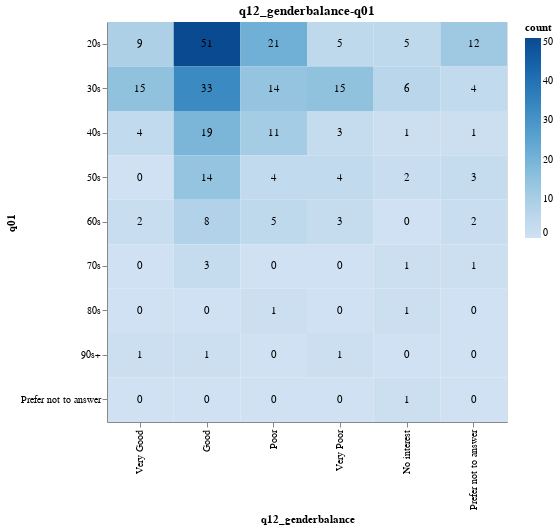
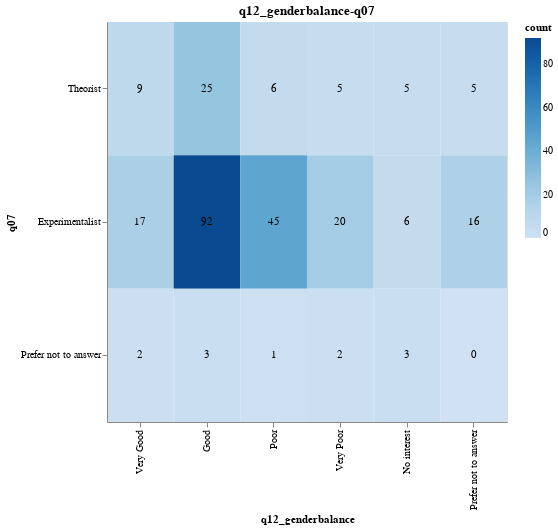
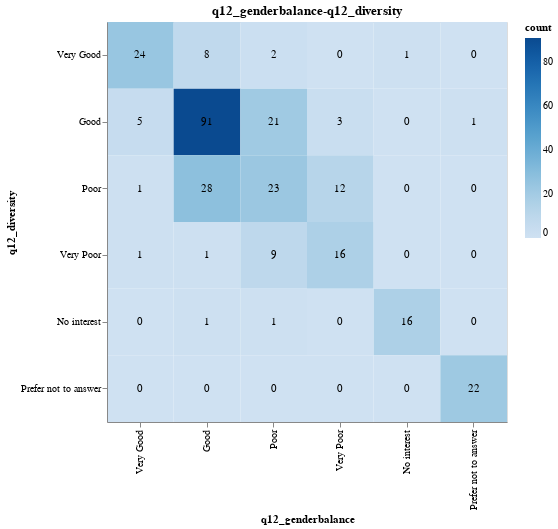
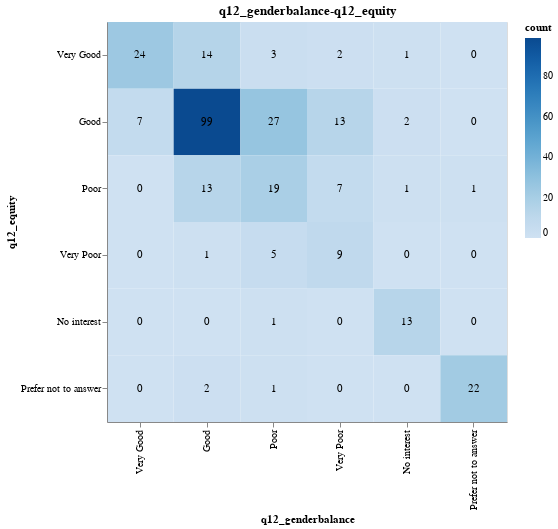

The cell these charts' notebook holds for them, in order:
### Code cell
for name, hm in heatmaps.items():
    if name in list(p005.questions):
        hm.properties(
            title=name,
            width=400,
            height=400,
        ).display()

### Figure 1 — Vega-Lite specification as saved in the notebook (floating-point values rounded to 4 significant figures)
{"config": {"view": {"continuousWidth": 300, "continuousHeight": 300}}, "layer": [{"mark": {"type": "rect"}, "encoding": {"color": {"field": "count", "scale": {"scheme": "blues"}, "type": "quantitative"}, "x": {"field": "q12_genderbalance", "sort": ["Very Good", "Good", "Poor", "Very Poor", "No interest", "Prefer not to answer"], "type": "ordinal"}, "y": {"field": "q01", "sort": ["10s", "20s", "30s", "40s", "50s", "60s", "70s", "80s", "90s+", "Prefer not to answer"], "type": "ordinal"}}}, {"mark": {"type": "text"}, "encoding": {"text": {"field": "count", "type": "quantitative"}, "x": {"field": "q12_genderbalance", "sort": ["Very Good", "Good", "Poor", "Very Poor", "No interest", "Prefer not to answer"], "type": "ordinal"}, "y": {"field": "q01", "sort": ["10s", "20s", "30s", "40s", "50s", "60s", "70s", "80s", "90s+", "Prefer not to answer"], "type": "ordinal"}}}], "data": {"name": "data-2119cebdae2888884273099186cd9652"}, "height": 400, "title": "q12_genderbalance-q01", "width": 400, "$schema": "https://vega.github.io/schema/vega-lite/v5.8.0.json", "datasets": {"data-2119cebdae2888884273099186cd9652": [{"q12_genderbalance": "Very Good", "q01": "20s", "count": 9}, {"q12_genderbalance": "Good", "q01": "20s", "count": 51}, {"q12_genderbalance": "Poor", "q01": "20s", "count": 21}, {"q12_genderbalance": "Very Poor", "q01": "20s", "count": 5}, {"q12_genderbalance": "No interest", "q01": "20s", "count": 5}, {"q12_genderbalance": "Prefer not to answer", "q01": "20s", "count": 12}, {"q12_genderbalance": "Very Good", "q01": "30s", "count": 15}, {"q12_genderbalance": "Good", "q01": "30s", "count": 33}, {"q12_genderbalance": "Poor", "q01": "30s", "count": 14}, {"q12_genderbalance": "Very Poor", "q01": "30s", "count": 15}, {"q12_genderbalance": "No interest", "q01": "30s", "count": 6}, {"q12_genderbalance": "Prefer not to answer", "q01": "30s", "count": 4}, {"q12_genderbalance": "Very Good", "q01": "40s", "count": 4}, {"q12_genderbalance": "Good", "q01": "40s", "count": 19}, {"q12_genderbalance": "Poor", "q01": "40s", "count": 11}, {"q12_genderbalance": "Very Poor", "q01": "40s", "count": 3}, {"q12_genderbalance": "No interest", "q01": "40s", "count": 1}, {"q12_genderbalance": "Prefer not to answer", "q01": "40s", "count": 1}, {"q12_genderbalance": "Very Good", "q01": "50s", "count": 0}, {"q12_genderbalance": "Good", "q01": "50s", "count": 14}, {"q12_genderbalance": "Poor", "q01": "50s", "count": 4}, {"q12_genderbalance": "Very Poor", "q01": "50s", "count": 4}, {"q12_genderbalance": "No interest", "q01": "50s", "count": 2}, {"q12_genderbalance": "Prefer not to answer", "q01": "50s", "count": 3}, {"q12_genderbalance": "Very Good", "q01": "60s", "count": 2}, {"q12_genderbalance": "Good", "q01": "60s", "count": 8}, {"q12_genderbalance": "Poor", "q01": "60s", "count": 5}, {"q12_genderbalance": "Very Poor", "q01": "60s", "count": 3}, {"q12_genderbalance": "No interest", "q01": "60s", "count": 0}, {"q12_genderbalance": "Prefer not to answer", "q01": "60s", "count": 2}, {"q12_genderbalance": "Very Good", "q01": "70s", "count": 0}, {"q12_genderbalance": "Good", "q01": "70s", "count": 3}, {"q12_genderbalance": "Poor", "q01": "70s", "count": 0}, {"q12_genderbalance": "Very Poor", "q01": "70s", "count": 0}, {"q12_genderbalance": "No interest", "q01": "70s", "count": 1}, {"q12_genderbalance": "Prefer not to answer", "q01": "70s", "count": 1}, {"q12_genderbalance": "Very Good", "q01": "80s", "count": 0}, {"q12_genderbalance": "Good", "q01": "80s", "count": 0}, {"q12_genderbalance": "Poor", "q01": "80s", "count": 1}, {"q12_genderbalance": "Very Poor", "q01": "80s", "count": 0}, {"q12_genderbalance": "No interest", "q01": "80s", "count": 1}, {"q12_genderbalance": "Prefer not to answer", "q01": "80s", "count": 0}, {"q12_genderbalance": "Very Good", "q01": "90s+", "count": 1}, {"q12_genderbalance": "Good", "q01": "90s+", "count": 1}, {"q12_genderbalance": "Poor", "q01": "90s+", "count": 0}, {"q12_genderbalance": "Very Poor", "q01": "90s+", "count": 1}, {"q12_genderbalance": "No interest", "q01": "90s+", "count": 0}, {"q12_genderbalance": "Prefer not to answer", "q01": "90s+", "count": 0}, {"q12_genderbalance": "Very Good", "q01": "Prefer not to answer", "count": 0}, {"q12_genderbalance": "Good", "q01": "Prefer not to answer", "count": 0}, {"q12_genderbalance": "Poor", "q01": "Prefer not to answer", "count": 0}, {"q12_genderbalance": "Very Poor", "q01": "Prefer not to answer", "count": 0}, {"q12_genderbalance": "No interest", "q01": "Prefer not to answer", "count": 1}, {"q12_genderbalance": "Prefer not to answer", "q01": "Prefer not to answer", "count": 0}]}}

### Figure 2 — Vega-Lite specification as saved in the notebook (floating-point values rounded to 4 significant figures)
{"config": {"view": {"continuousWidth": 300, "continuousHeight": 300}}, "layer": [{"mark": {"type": "rect"}, "encoding": {"color": {"field": "count", "scale": {"scheme": "blues"}, "type": "quantitative"}, "x": {"field": "q12_genderbalance", "sort": ["Very Good", "Good", "Poor", "Very Poor", "No interest", "Prefer not to answer"], "type": "ordinal"}, "y": {"field": "q07", "sort": ["Theorist", "Experimentalist", "Prefer not to answer"], "type": "ordinal"}}}, {"mark": {"type": "text"}, "encoding": {"text": {"field": "count", "type": "quantitative"}, "x": {"field": "q12_genderbalance", "sort": ["Very Good", "Good", "Poor", "Very Poor", "No interest", "Prefer not to answer"], "type": "ordinal"}, "y": {"field": "q07", "sort": ["Theorist", "Experimentalist", "Prefer not to answer"], "type": "ordinal"}}}], "data": {"name": "data-ba8f02be116b63cb49d932846dc22ca6"}, "height": 400, "title": "q12_genderbalance-q07", "width": 400, "$schema": "https://vega.github.io/schema/vega-lite/v5.8.0.json", "datasets": {"data-ba8f02be116b63cb49d932846dc22ca6": [{"q12_genderbalance": "Very Good", "q07": "Theorist", "count": 9}, {"q12_genderbalance": "Good", "q07": "Theorist", "count": 25}, {"q12_genderbalance": "Poor", "q07": "Theorist", "count": 6}, {"q12_genderbalance": "Very Poor", "q07": "Theorist", "count": 5}, {"q12_genderbalance": "No interest", "q07": "Theorist", "count": 5}, {"q12_genderbalance": "Prefer not to answer", "q07": "Theorist", "count": 5}, {"q12_genderbalance": "Very Good", "q07": "Experimentalist", "count": 17}, {"q12_genderbalance": "Good", "q07": "Experimentalist", "count": 92}, {"q12_genderbalance": "Poor", "q07": "Experimentalist", "count": 45}, {"q12_genderbalance": "Very Poor", "q07": "Experimentalist", "count": 20}, {"q12_genderbalance": "No interest", "q07": "Experimentalist", "count": 6}, {"q12_genderbalance": "Prefer not to answer", "q07": "Experimentalist", "count": 16}, {"q12_genderbalance": "Very Good", "q07": "Prefer not to answer", "count": 2}, {"q12_genderbalance": "Good", "q07": "Prefer not to answer", "count": 3}, {"q12_genderbalance": "Poor", "q07": "Prefer not to answer", "count": 1}, {"q12_genderbalance": "Very Poor", "q07": "Prefer not to answer", "count": 2}, {"q12_genderbalance": "No interest", "q07": "Prefer not to answer", "count": 3}, {"q12_genderbalance": "Prefer not to answer", "q07": "Prefer not to answer", "count": 0}]}}

### Figure 3 — Vega-Lite specification as saved in the notebook (floating-point values rounded to 4 significant figures)
{"config": {"view": {"continuousWidth": 300, "continuousHeight": 300}}, "layer": [{"mark": {"type": "rect"}, "encoding": {"color": {"field": "count", "scale": {"scheme": "blues"}, "type": "quantitative"}, "x": {"field": "q12_genderbalance", "sort": ["Very Good", "Good", "Poor", "Very Poor", "No interest", "Prefer not to answer"], "type": "ordinal"}, "y": {"field": "q12_diversity", "sort": ["Very Good", "Good", "Poor", "Very Poor", "No interest", "Prefer not to answer"], "type": "ordinal"}}}, {"mark": {"type": "text"}, "encoding": {"text": {"field": "count", "type": "quantitative"}, "x": {"field": "q12_genderbalance", "sort": ["Very Good", "Good", "Poor", "Very Poor", "No interest", "Prefer not to answer"], "type": "ordinal"}, "y": {"field": "q12_diversity", "sort": ["Very Good", "Good", "Poor", "Very Poor", "No interest", "Prefer not to answer"], "type": "ordinal"}}}], "data": {"name": "data-bd0f9df1b18755aee0db60bfc91402a7"}, "height": 400, "title": "q12_genderbalance-q12_diversity", "width": 400, "$schema": "https://vega.github.io/schema/vega-lite/v5.8.0.json", "datasets": {"data-bd0f9df1b18755aee0db60bfc91402a7": [{"q12_genderbalance": "Very Good", "q12_diversity": "Very Good", "count": 24}, {"q12_genderbalance": "Good", "q12_diversity": "Very Good", "count": 8}, {"q12_genderbalance": "Poor", "q12_diversity": "Very Good", "count": 2}, {"q12_genderbalance": "Very Poor", "q12_diversity": "Very Good", "count": 0}, {"q12_genderbalance": "No interest", "q12_diversity": "Very Good", "count": 1}, {"q12_genderbalance": "Prefer not to answer", "q12_diversity": "Very Good", "count": 0}, {"q12_genderbalance": "Very Good", "q12_diversity": "Good", "count": 5}, {"q12_genderbalance": "Good", "q12_diversity": "Good", "count": 91}, {"q12_genderbalance": "Poor", "q12_diversity": "Good", "count": 21}, {"q12_genderbalance": "Very Poor", "q12_diversity": "Good", "count": 3}, {"q12_genderbalance": "No interest", "q12_diversity": "Good", "count": 0}, {"q12_genderbalance": "Prefer not to answer", "q12_diversity": "Good", "count": 1}, {"q12_genderbalance": "Very Good", "q12_diversity": "Poor", "count": 1}, {"q12_genderbalance": "Good", "q12_diversity": "Poor", "count": 28}, {"q12_genderbalance": "Poor", "q12_diversity": "Poor", "count": 23}, {"q12_genderbalance": "Very Poor", "q12_diversity": "Poor", "count": 12}, {"q12_genderbalance": "No interest", "q12_diversity": "Poor", "count": 0}, {"q12_genderbalance": "Prefer not to answer", "q12_diversity": "Poor", "count": 0}, {"q12_genderbalance": "Very Good", "q12_diversity": "Very Poor", "count": 1}, {"q12_genderbalance": "Good", "q12_diversity": "Very Poor", "count": 1}, {"q12_genderbalance": "Poor", "q12_diversity": "Very Poor", "count": 9}, {"q12_genderbalance": "Very Poor", "q12_diversity": "Very Poor", "count": 16}, {"q12_genderbalance": "No interest", "q12_diversity": "Very Poor", "count": 0}, {"q12_genderbalance": "Prefer not to answer", "q12_diversity": "Very Poor", "count": 0}, {"q12_genderbalance": "Very Good", "q12_diversity": "No interest", "count": 0}, {"q12_genderbalance": "Good", "q12_diversity": "No interest", "count": 1}, {"q12_genderbalance": "Poor", "q12_diversity": "No interest", "count": 1}, {"q12_genderbalance": "Very Poor", "q12_diversity": "No interest", "count": 0}, {"q12_genderbalance": "No interest", "q12_diversity": "No interest", "count": 16}, {"q12_genderbalance": "Prefer not to answer", "q12_diversity": "No interest", "count": 0}, {"q12_genderbalance": "Very Good", "q12_diversity": "Prefer not to answer", "count": 0}, {"q12_genderbalance": "Good", "q12_diversity": "Prefer not to answer", "count": 0}, {"q12_genderbalance": "Poor", "q12_diversity": "Prefer not to answer", "count": 0}, {"q12_genderbalance": "Very Poor", "q12_diversity": "Prefer not to answer", "count": 0}, {"q12_genderbalance": "No interest", "q12_diversity": "Prefer not to answer", "count": 0}, {"q12_genderbalance": "Prefer not to answer", "q12_diversity": "Prefer not to answer", "count": 22}]}}

### Figure 4 — Vega-Lite specification as saved in the notebook (floating-point values rounded to 4 significant figures)
{"config": {"view": {"continuousWidth": 300, "continuousHeight": 300}}, "layer": [{"mark": {"type": "rect"}, "encoding": {"color": {"field": "count", "scale": {"scheme": "blues"}, "type": "quantitative"}, "x": {"field": "q12_genderbalance", "sort": ["Very Good", "Good", "Poor", "Very Poor", "No interest", "Prefer not to answer"], "type": "ordinal"}, "y": {"field": "q12_equity", "sort": ["Very Good", "Good", "Poor", "Very Poor", "No interest", "Prefer not to answer"], "type": "ordinal"}}}, {"mark": {"type": "text"}, "encoding": {"text": {"field": "count", "type": "quantitative"}, "x": {"field": "q12_genderbalance", "sort": ["Very Good", "Good", "Poor", "Very Poor", "No interest", "Prefer not to answer"], "type": "ordinal"}, "y": {"field": "q12_equity", "sort": ["Very Good", "Good", "Poor", "Very Poor", "No interest", "Prefer not to answer"], "type": "ordinal"}}}], "data": {"name": "data-05822734cb00e1b23b20998fe8fe7c9c"}, "height": 400, "title": "q12_genderbalance-q12_equity", "width": 400, "$schema": "https://vega.github.io/schema/vega-lite/v5.8.0.json", "datasets": {"data-05822734cb00e1b23b20998fe8fe7c9c": [{"q12_genderbalance": "Very Good", "q12_equity": "Very Good", "count": 24}, {"q12_genderbalance": "Good", "q12_equity": "Very Good", "count": 14}, {"q12_genderbalance": "Poor", "q12_equity": "Very Good", "count": 3}, {"q12_genderbalance": "Very Poor", "q12_equity": "Very Good", "count": 2}, {"q12_genderbalance": "No interest", "q12_equity": "Very Good", "count": 1}, {"q12_genderbalance": "Prefer not to answer", "q12_equity": "Very Good", "count": 0}, {"q12_genderbalance": "Very Good", "q12_equity": "Good", "count": 7}, {"q12_genderbalance": "Good", "q12_equity": "Good", "count": 99}, {"q12_genderbalance": "Poor", "q12_equity": "Good", "count": 27}, {"q12_genderbalance": "Very Poor", "q12_equity": "Good", "count": 13}, {"q12_genderbalance": "No interest", "q12_equity": "Good", "count": 2}, {"q12_genderbalance": "Prefer not to answer", "q12_equity": "Good", "count": 0}, {"q12_genderbalance": "Very Good", "q12_equity": "Poor", "count": 0}, {"q12_genderbalance": "Good", "q12_equity": "Poor", "count": 13}, {"q12_genderbalance": "Poor", "q12_equity": "Poor", "count": 19}, {"q12_genderbalance": "Very Poor", "q12_equity": "Poor", "count": 7}, {"q12_genderbalance": "No interest", "q12_equity": "Poor", "count": 1}, {"q12_genderbalance": "Prefer not to answer", "q12_equity": "Poor", "count": 1}, {"q12_genderbalance": "Very Good", "q12_equity": "Very Poor", "count": 0}, {"q12_genderbalance": "Good", "q12_equity": "Very Poor", "count": 1}, {"q12_genderbalance": "Poor", "q12_equity": "Very Poor", "count": 5}, {"q12_genderbalance": "Very Poor", "q12_equity": "Very Poor", "count": 9}, {"q12_genderbalance": "No interest", "q12_equity": "Very Poor", "count": 0}, {"q12_genderbalance": "Prefer not to answer", "q12_equity": "Very Poor", "count": 0}, {"q12_genderbalance": "Very Good", "q12_equity": "No interest", "count": 0}, {"q12_genderbalance": "Good", "q12_equity": "No interest", "count": 0}, {"q12_genderbalance": "Poor", "q12_equity": "No interest", "count": 1}, {"q12_genderbalance": "Very Poor", "q12_equity": "No interest", "count": 0}, {"q12_genderbalance": "No interest", "q12_equity": "No interest", "count": 13}, {"q12_genderbalance": "Prefer not to answer", "q12_equity": "No interest", "count": 0}, {"q12_genderbalance": "Very Good", "q12_equity": "Prefer not to answer", "count": 0}, {"q12_genderbalance": "Good", "q12_equity": "Prefer not to answer", "count": 2}, {"q12_genderbalance": "Poor", "q12_equity": "Prefer not to answer", "count": 1}, {"q12_genderbalance": "Very Poor", "q12_equity": "Prefer not to answer", "count": 0}, {"q12_genderbalance": "No interest", "q12_equity": "Prefer not to answer", "count": 0}, {"q12_genderbalance": "Prefer not to answer", "q12_equity": "Prefer not to answer", "count": 22}]}}
